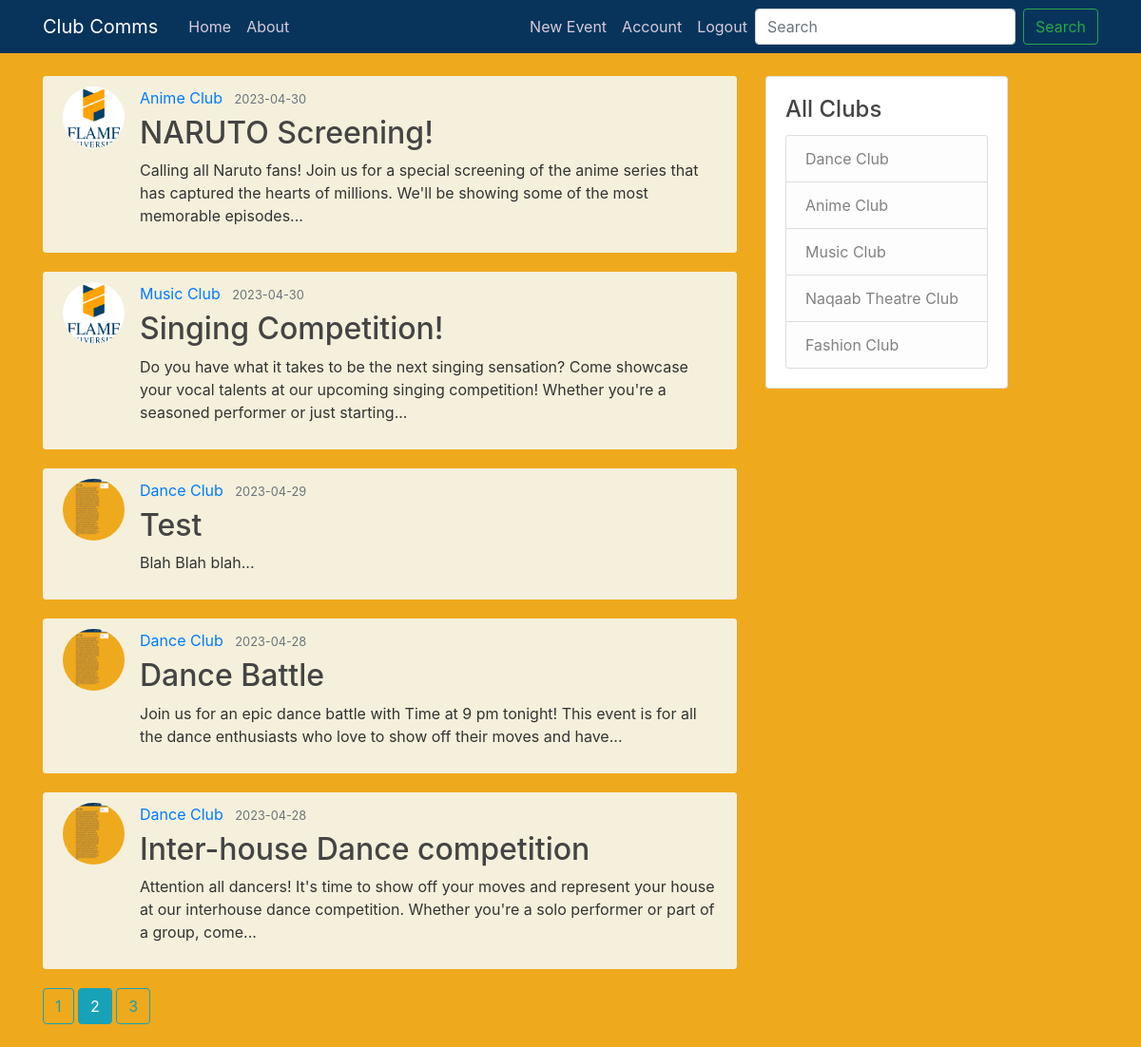
/home?page=2 (signed in), run on the app's committed database.
### flaskblog/models.py (models this page shows, shortened)
class Post(db.Model):
    id = db.Column(db.Integer, primary_key=True)
    title = db.Column(db.String(100), nullable=False)
    date_posted = db.Column(db.DateTime, nullable=False)
    content = db.Column(db.Text, nullable=False)
    user_id = db.Column(db.Integer, db.ForeignKey('user.id'), nullable=False)

class User(db.Model, UserMixin):
    id = db.Column(db.Integer, primary_key=True)
    username = db.Column(db.String(20), unique=True, nullable=False)
    email = db.Column(db.String(120), unique=True, nullable=False)
    image_file = db.Column(db.String(20), nullable=False, default='default.jpg')
    password = db.Column(db.String(60), nullable=False)
    posts = db.relationship('Post', backref='author', lazy=True)

### flaskblog/routes.py (the view)
@app.route("/")
@app.route("/home")
def home():
    page = request.args.get('page', 1, type=int)
    users = User.query.all()
    posts = Post.query.order_by(Post.date_posted.desc()).paginate(page=page, per_page=5)
    return render_template('home.html', posts=posts, users=users)

### flaskblog/models.py (called while the page is built)
@login_manager.user_loader
def load_user(user_id):
    return User.query.get(int(user_id))

### flaskblog/templates/home.html
{% extends "layout.html" %}
{% block content %}
    {% for post in posts.items %}
        <article class="media content-section">
          <img class="rounded-circle article-img" src="{{ url_for('static', filename='profile_pics/' + post.author.image_file) }}">
          <div class="media-body">
            <div class="article-metadata">
              <a class="mr-2" href="{{ url_for('user_posts', username=post.author.username) }}">{{ post.author.username }}</a>
              <small class="text-muted">{{ post.date_posted.strftime('%Y-%m-%d') }}</small>
            </div>
            <h2><a class="article-title" href="{{ url_for('post', post_id=post.id) }}">{{ post.title }}</a></h2>
            <p class="article-content">{{ post.content.split()[:30] | join(" ") ~ "..." }}</p>
          </div>
        </article>
    {% endfor %}
    {% for page_num in posts.iter_pages(left_edge=1, right_edge=1, left_current=1, right_current=2) %}
      {% if page_num %}
        {% if posts.page == page_num %}
          <a class="btn btn-info mb-4" href="{{ url_for('home', page=page_num) }}">{{ page_num }}</a>
        {% else %}
          <a class="btn btn-outline-info mb-4" href="{{ url_for('home', page=page_num) }}">{{ page_num }}</a>
        {% endif %}
      {% else %}
        ...
      {% endif %}
    {% endfor %}
{% endblock content %}

### flaskblog/templates/layout.html (shortened to what this page needs)
<!DOCTYPE html>
<html>
<head>
    <link rel="stylesheet" href="https://maxcdn.bootstrapcdn.com/bootstrap/4.0.0/css/bootstrap.min.css">
    <link rel="stylesheet" type="text/css" href="{{ url_for('static', filename='main.css') }}">
</head>
<body>
    <header class="site-header">
      <nav class="navbar navbar-expand-md navbar-dark bg-steel fixed-top">
        <div class="container">
          <a class="navbar-brand mr-4" href="/">Club Comms</a>
          <div class="collapse navbar-collapse" id="navbarToggle">
            <div class="navbar-nav mr-auto">
              <a class="nav-item nav-link" href="{{ url_for('home') }}">Home</a>
              <a class="nav-item nav-link" href="{{ url_for('about') }}">About</a>
            </div>
            <div class="navbar-nav">
              {% if current_user.is_authenticated %}
                <a class="nav-item nav-link" href="{{ url_for('new_post') }}">New Event</a>
                <a class="nav-item nav-link" href="{{ url_for('account') }}">Account</a>
                <a class="nav-item nav-link" href="{{ url_for('logout') }}">Logout</a>
              {% else %}
                <a class="nav-item nav-link" href="{{ url_for('login') }}">Login</a>
                <a class="nav-item nav-link" href="{{ url_for('register') }}">Register</a>
              {% endif %}
            </div>
            <form class="form-inline my-2 my-lg-0" action="{{ url_for('search') }}" method="GET">
              <input class="form-control mr-sm-2" type="text" name="query" placeholder="Search">
              <button class="btn btn-outline-success my-2 my-sm-0" type="submit">Search</button>
            </form>
          </div>
        </div>
      </nav>
    </header>
    <main role="main" class="container">
      <div class="row">
        <div class="col-md-8">
          {% block content %}{% endblock %}
        </div>
        {% if current_user.is_authenticated %}
        <div class="col-md-3">
          <div class="card mb-3">
            <div class="card-body">
              <h4 class="card-title">All Clubs</h4>
              <div class="list-group">
                {% for user in users %}
                <a href="{{ url_for('user_posts', username=user.username) }}" class="list-group-item list-group-item-light">{{ user.username }}</a>
                {% endfor %}
              </div>
            </div>
          </div>
        </div>
        {% endif %}
      </div>
    </main>
</body>
</html>

### flaskblog/static/main.css (style rules this page uses)
body { background: #efa91d; color: #333333; margin-top: 5rem; }
h1, h2, h3, h4, h5, h6 { color: #444444; }
.bg-steel { background-color: #08345c; }
.site-header .navbar-nav .nav-link { color: #d6cbdb; }
.content-section { background: #f4f0db; padding: 10px 20px; border: 1px solid #f4f0db; border-radius: 3px; margin-bottom: 20px; }
.article-title { color: #444444; }
.article-content { white-space: pre-line; }
.article-img { height: 65px; width: 65px; margin-right: 16px; }
.article-metadata { padding-bottom: 1px; margin-bottom: 4px; border-bottom: 1px solid #f4f0db }

### data on the page
Post: image_file (placeholder picture), author.username "Anime Club", date_posted "2023-04-30", title "NARUTO Screening!", content "Calling all Naruto fans! Join us for a special screening of the anime series that has captured the hearts of millions. We'll be showing some of the most memorable episodes..."
Post: image_file (placeholder picture), author.username "Music Club", date_posted "2023-04-30", title "Singing Competition!", content "Do you have what it takes to be the next singing sensation? Come showcase your vocal talents at our upcoming singing competition! Whether you're a seasoned performer or just starting..."
Post: image_file (picture), author.username "Dance Club", date_posted "2023-04-29", title "Test", content "Blah Blah blah..."
Post: image_file (picture), author.username "Dance Club", date_posted "2023-04-28", title "Dance Battle", content "Join us for an epic dance battle with Time at 9 pm tonight! This event is for all the dance enthusiasts who love to show off their moves and have..."
Post: image_file (picture), author.username "Dance Club", date_posted "2023-04-28", title "Inter-house Dance competition", content "Attention all dancers! It's time to show off your moves and represent your house at our interhouse dance competition. Whether you're a solo performer or part of a group, come..."
User: username "Dance Club"
User: username "Anime Club"
User: username "Music Club"
User: username "Naqaab Theatre Club"
User: username "Fashion Club"

### other printed values
{{ page_num }} "1" "3"
{{ page_num }} "2"
